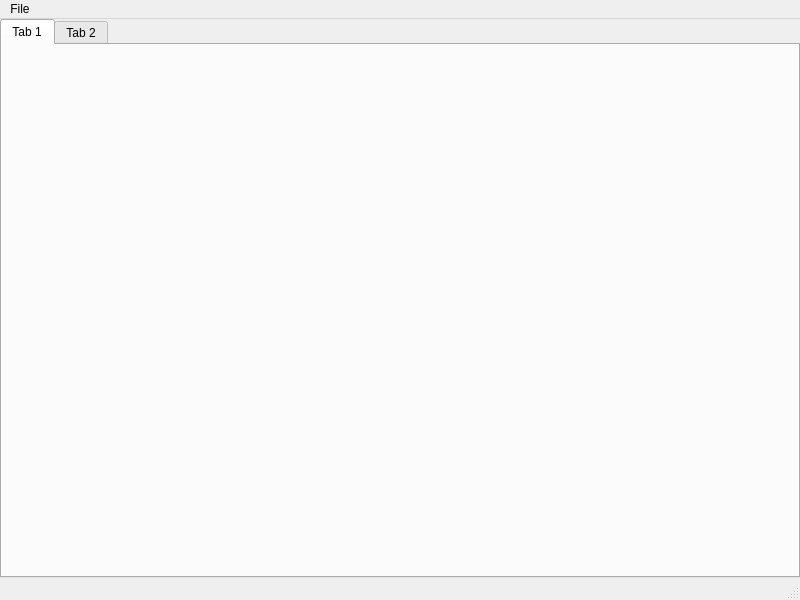
<?xml version="1.0" encoding="UTF-8"?>
<ui version="4.0">
 <class>MainWindow</class>
 <widget class="QMainWindow" name="MainWindow">
  <property name="geometry">
   <rect>
    <x>0</x>
    <y>0</y>
    <width>800</width>
    <height>600</height>
   </rect>
  </property>
  <property name="windowTitle">
   <string>MainWindow</string>
  </property>
  <widget class="QWidget" name="centralwidget">
   <layout class="QHBoxLayout" name="horizontalLayout">
    <property name="leftMargin">
     <number>0</number>
    </property>
    <property name="topMargin">
     <number>0</number>
    </property>
    <property name="rightMargin">
     <number>0</number>
    </property>
    <property name="bottomMargin">
     <number>0</number>
    </property>
    <item>
     <widget class="QTabWidget" name="tabWidget">
      <widget class="QWidget" name="tab">
       <attribute name="title">
        <string>Tab 1</string>
       </attribute>
      </widget>
      <widget class="QWidget" name="tab_2">
       <attribute name="title">
        <string>Tab 2</string>
       </attribute>
      </widget>
     </widget>
    </item>
   </layout>
  </widget>
  <widget class="QMenuBar" name="menubar">
   <property name="geometry">
    <rect>
     <x>0</x>
     <y>0</y>
     <width>800</width>
     <height>17</height>
    </rect>
   </property>
   <widget class="QMenu" name="menuFile">
    <property name="title">
     <string>File</string>
    </property>
    <addaction name="actionquit"/>
    <addaction name="actionnew"/>
   </widget>
   <addaction name="menuFile"/>
  </widget>
  <widget class="QStatusBar" name="statusbar"/>
  <action name="actionquit">
   <property name="text">
    <string>quit</string>
   </property>
  </action>
  <action name="actionnew">
   <property name="text">
    <string>new</string>
   </property>
  </action>
 </widget>
 <resources/>
 <connections>
  <connection>
   <sender>actionquit</sender>
   <signal>triggered()</signal>
   <receiver>MainWindow</receiver>
   <slot>close()</slot>
   <hints>
    <hint type="sourcelabel">
     <x>-1</x>
     <y>-1</y>
    </hint>
    <hint type="destinationlabel">
     <x>399</x>
     <y>299</y>
    </hint>
   </hints>
  </connection>
 </connections>
</ui>
